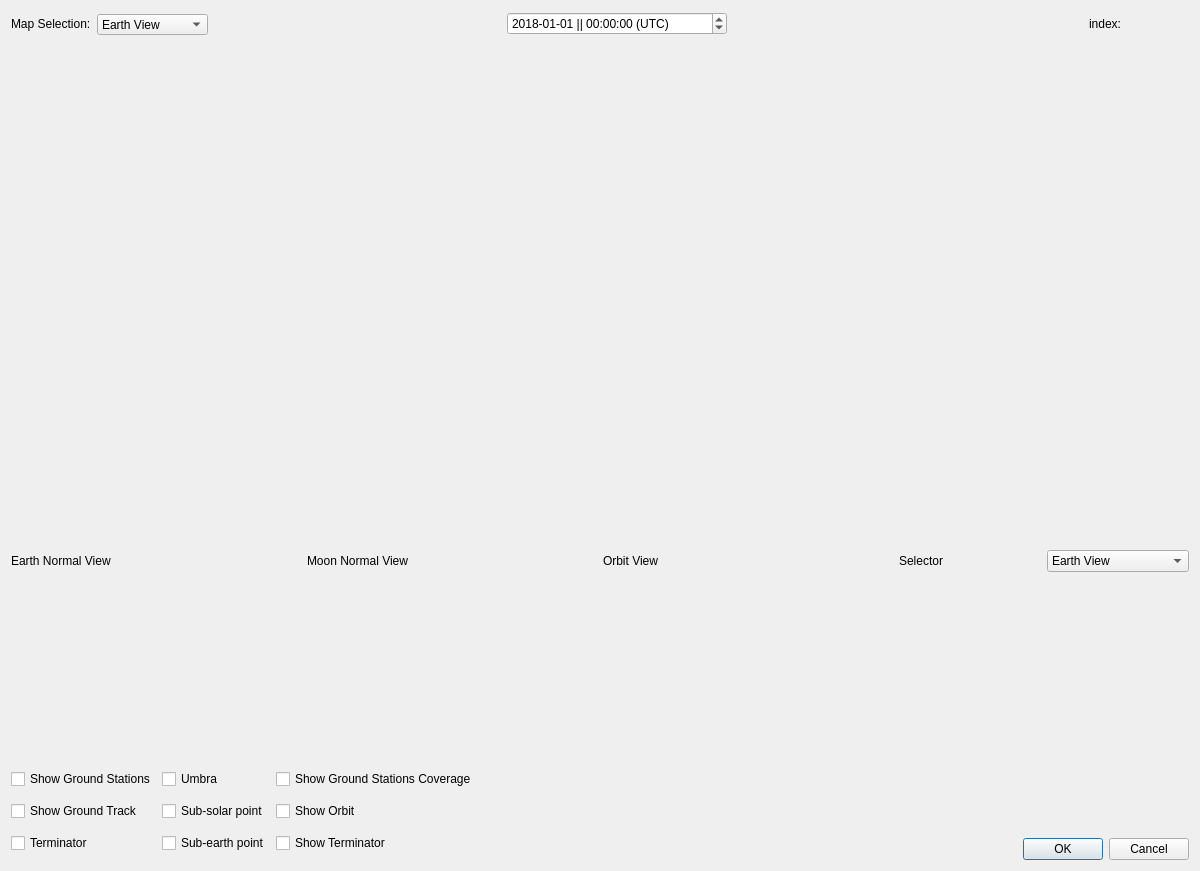
<?xml version="1.0" encoding="UTF-8"?>
<ui version="4.0">
 <class>dlgFlightDynamics</class>
 <widget class="QDialog" name="dlgFlightDynamics">
  <property name="geometry">
   <rect>
    <x>0</x>
    <y>0</y>
    <width>1200</width>
    <height>871</height>
   </rect>
  </property>
  <property name="windowTitle">
   <string>Dialog</string>
  </property>
  <layout class="QVBoxLayout" name="verticalLayout_6">
   <item>
    <layout class="QHBoxLayout" name="horizontalLayout">
     <property name="spacing">
      <number>-1</number>
     </property>
     <property name="rightMargin">
      <number>0</number>
     </property>
     <property name="bottomMargin">
      <number>1</number>
     </property>
     <item>
      <widget class="QLabel" name="label">
       <property name="text">
        <string>Map Selection:</string>
       </property>
      </widget>
     </item>
     <item>
      <widget class="QComboBox" name="selectObject">
       <property name="minimumSize">
        <size>
         <width>0</width>
         <height>21</height>
        </size>
       </property>
       <property name="maximumSize">
        <size>
         <width>231</width>
         <height>20</height>
        </size>
       </property>
       <item>
        <property name="text">
         <string>Earth View</string>
        </property>
       </item>
       <item>
        <property name="text">
         <string>Translunar</string>
        </property>
       </item>
       <item>
        <property name="text">
         <string>Moon View</string>
        </property>
       </item>
       <item>
        <property name="text">
         <string>Lunar Descent</string>
        </property>
       </item>
      </widget>
     </item>
     <item>
      <spacer name="horizontalSpacer">
       <property name="orientation">
        <enum>Qt::Horizontal</enum>
       </property>
       <property name="sizeHint" stdset="0">
        <size>
         <width>40</width>
         <height>20</height>
        </size>
       </property>
      </spacer>
     </item>
     <item>
      <widget class="QDateTimeEdit" name="dateTimeFlightDynamics">
       <property name="minimumSize">
        <size>
         <width>220</width>
         <height>0</height>
        </size>
       </property>
       <property name="date">
        <date>
         <year>2018</year>
         <month>1</month>
         <day>1</day>
        </date>
       </property>
       <property name="displayFormat">
        <string>yyyy-MM-dd || hh:mm:ss (UTC)</string>
       </property>
       <property name="timeSpec">
        <enum>Qt::LocalTime</enum>
       </property>
      </widget>
     </item>
     <item>
      <widget class="QFrame" name="wgtTimeLinePlacer">
       <property name="sizePolicy">
        <sizepolicy hsizetype="Fixed" vsizetype="Fixed">
         <horstretch>0</horstretch>
         <verstretch>0</verstretch>
        </sizepolicy>
       </property>
       <property name="minimumSize">
        <size>
         <width>350</width>
         <height>26</height>
        </size>
       </property>
       <property name="baseSize">
        <size>
         <width>0</width>
         <height>1</height>
        </size>
       </property>
       <property name="frameShape">
        <enum>QFrame::NoFrame</enum>
       </property>
      </widget>
     </item>
     <item>
      <widget class="QLabel" name="label_gSatIndex">
       <property name="minimumSize">
        <size>
         <width>100</width>
         <height>0</height>
        </size>
       </property>
       <property name="text">
        <string>index:</string>
       </property>
      </widget>
     </item>
    </layout>
   </item>
   <item>
    <widget class="QWidget" name="widgetMap" native="true">
     <property name="minimumSize">
      <size>
       <width>1017</width>
       <height>500</height>
      </size>
     </property>
    </widget>
   </item>
   <item>
    <layout class="QVBoxLayout" name="verticalLayout_5">
     <item>
      <layout class="QHBoxLayout" name="horizontalLayout_4">
       <item>
        <widget class="QLabel" name="label_2">
         <property name="text">
          <string>Earth Normal View</string>
         </property>
        </widget>
       </item>
       <item>
        <widget class="QLabel" name="label_3">
         <property name="text">
          <string>Moon Normal View</string>
         </property>
        </widget>
       </item>
       <item>
        <widget class="QLabel" name="label_4">
         <property name="text">
          <string>Orbit View</string>
         </property>
        </widget>
       </item>
       <item>
        <layout class="QHBoxLayout" name="horizontalLayout_3">
         <item>
          <widget class="QLabel" name="label_5">
           <property name="text">
            <string>Selector</string>
           </property>
          </widget>
         </item>
         <item>
          <widget class="QComboBox" name="selectBody">
           <item>
            <property name="text">
             <string>Earth View</string>
            </property>
           </item>
           <item>
            <property name="text">
             <string>Moon View</string>
            </property>
           </item>
          </widget>
         </item>
        </layout>
       </item>
      </layout>
     </item>
     <item>
      <layout class="QGridLayout" name="gridLayout">
       <item row="0" column="0">
        <widget class="QWidget" name="NormalView" native="true">
         <property name="minimumSize">
          <size>
           <width>246</width>
           <height>179</height>
          </size>
         </property>
         <property name="maximumSize">
          <size>
           <width>16777215</width>
           <height>300</height>
          </size>
         </property>
        </widget>
       </item>
       <item row="0" column="1">
        <widget class="QWidget" name="ZenithView" native="true">
         <property name="minimumSize">
          <size>
           <width>247</width>
           <height>179</height>
          </size>
         </property>
         <property name="maximumSize">
          <size>
           <width>16777215</width>
           <height>300</height>
          </size>
         </property>
        </widget>
       </item>
       <item row="0" column="2">
        <widget class="QWidget" name="PerspectiveView" native="true">
         <property name="minimumSize">
          <size>
           <width>246</width>
           <height>179</height>
          </size>
         </property>
         <property name="maximumSize">
          <size>
           <width>16777215</width>
           <height>300</height>
          </size>
         </property>
        </widget>
       </item>
       <item row="0" column="3">
        <widget class="QWidget" name="StandardView" native="true">
         <property name="minimumSize">
          <size>
           <width>246</width>
           <height>179</height>
          </size>
         </property>
         <property name="maximumSize">
          <size>
           <width>16777215</width>
           <height>300</height>
          </size>
         </property>
        </widget>
       </item>
      </layout>
     </item>
    </layout>
   </item>
   <item>
    <layout class="QHBoxLayout" name="horizontalLayout_2">
     <item>
      <layout class="QVBoxLayout" name="verticalLayout">
       <item>
        <widget class="QCheckBox" name="checkBox_2">
         <property name="text">
          <string>Show Ground Stations</string>
         </property>
        </widget>
       </item>
       <item>
        <widget class="QCheckBox" name="checkBox">
         <property name="text">
          <string>Show Ground Track</string>
         </property>
        </widget>
       </item>
       <item>
        <widget class="QCheckBox" name="checkBox_5">
         <property name="text">
          <string>Terminator</string>
         </property>
        </widget>
       </item>
      </layout>
     </item>
     <item>
      <layout class="QVBoxLayout" name="verticalLayout_2">
       <item>
        <widget class="QCheckBox" name="checkBox_6">
         <property name="text">
          <string>Umbra</string>
         </property>
        </widget>
       </item>
       <item>
        <widget class="QCheckBox" name="checkBox_7">
         <property name="text">
          <string>Sub-solar point</string>
         </property>
        </widget>
       </item>
       <item>
        <widget class="QCheckBox" name="checkBox_8">
         <property name="text">
          <string>Sub-earth point</string>
         </property>
        </widget>
       </item>
      </layout>
     </item>
     <item>
      <layout class="QVBoxLayout" name="verticalLayout_4">
       <item>
        <widget class="QCheckBox" name="checkBox_4">
         <property name="maximumSize">
          <size>
           <width>227</width>
           <height>20</height>
          </size>
         </property>
         <property name="text">
          <string>Show Ground Stations Coverage</string>
         </property>
        </widget>
       </item>
       <item>
        <widget class="QCheckBox" name="checkBox_3">
         <property name="text">
          <string>Show Orbit</string>
         </property>
        </widget>
       </item>
       <item>
        <widget class="QCheckBox" name="checkBox_9">
         <property name="text">
          <string>Show Terminator</string>
         </property>
        </widget>
       </item>
      </layout>
     </item>
     <item>
      <layout class="QVBoxLayout" name="verticalLayout_3">
       <item>
        <spacer name="verticalSpacer">
         <property name="orientation">
          <enum>Qt::Vertical</enum>
         </property>
         <property name="sizeHint" stdset="0">
          <size>
           <width>20</width>
           <height>40</height>
          </size>
         </property>
        </spacer>
       </item>
       <item>
        <widget class="QDialogButtonBox" name="buttonBox">
         <property name="orientation">
          <enum>Qt::Horizontal</enum>
         </property>
         <property name="standardButtons">
          <set>QDialogButtonBox::Cancel|QDialogButtonBox::Ok</set>
         </property>
        </widget>
       </item>
      </layout>
     </item>
    </layout>
   </item>
  </layout>
 </widget>
 <resources/>
 <connections>
  <connection>
   <sender>buttonBox</sender>
   <signal>accepted()</signal>
   <receiver>dlgFlightDynamics</receiver>
   <slot>accept()</slot>
   <hints>
    <hint type="sourcelabel">
     <x>254</x>
     <y>777</y>
    </hint>
    <hint type="destinationlabel">
     <x>157</x>
     <y>274</y>
    </hint>
   </hints>
  </connection>
  <connection>
   <sender>buttonBox</sender>
   <signal>rejected()</signal>
   <receiver>dlgFlightDynamics</receiver>
   <slot>reject()</slot>
   <hints>
    <hint type="sourcelabel">
     <x>254</x>
     <y>777</y>
    </hint>
    <hint type="destinationlabel">
     <x>286</x>
     <y>274</y>
    </hint>
   </hints>
  </connection>
 </connections>
</ui>
